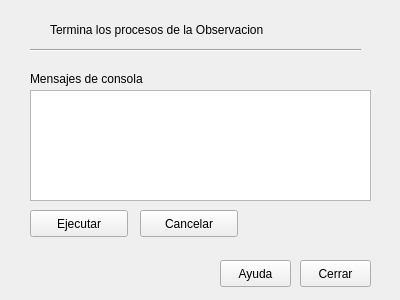
<?xml version="1.0" encoding="UTF-8"?>
<ui version="4.0">
 <class>SlayAll</class>
 <widget class="QWidget" name="SlayAll">
  <property name="geometry">
   <rect>
    <x>0</x>
    <y>0</y>
    <width>400</width>
    <height>300</height>
   </rect>
  </property>
  <property name="minimumSize">
   <size>
    <width>400</width>
    <height>300</height>
   </size>
  </property>
  <property name="windowTitle">
   <string>Form</string>
  </property>
  <widget class="QPushButton" name="pushButtonCancelar">
   <property name="geometry">
    <rect>
     <x>140</x>
     <y>210</y>
     <width>98</width>
     <height>27</height>
    </rect>
   </property>
   <property name="text">
    <string>Cancelar</string>
   </property>
  </widget>
  <widget class="QPushButton" name="pushButtonCerrar">
   <property name="geometry">
    <rect>
     <x>300</x>
     <y>260</y>
     <width>71</width>
     <height>27</height>
    </rect>
   </property>
   <property name="text">
    <string>Cerrar</string>
   </property>
  </widget>
  <widget class="Line" name="line">
   <property name="geometry">
    <rect>
     <x>30</x>
     <y>40</y>
     <width>331</width>
     <height>20</height>
    </rect>
   </property>
   <property name="orientation">
    <enum>Qt::Horizontal</enum>
   </property>
  </widget>
  <widget class="QTextEdit" name="textEdit">
   <property name="geometry">
    <rect>
     <x>30</x>
     <y>90</y>
     <width>341</width>
     <height>111</height>
    </rect>
   </property>
  </widget>
  <widget class="QLabel" name="label">
   <property name="geometry">
    <rect>
     <x>50</x>
     <y>19</y>
     <width>271</width>
     <height>21</height>
    </rect>
   </property>
   <property name="text">
    <string>Termina los procesos de la Observacion</string>
   </property>
  </widget>
  <widget class="QLabel" name="label_2">
   <property name="geometry">
    <rect>
     <x>330</x>
     <y>5</y>
     <width>31</width>
     <height>41</height>
    </rect>
   </property>
   <property name="text">
    <string/>
   </property>
   <property name="pixmap">
    <pixmap resource="../../resource.qrc">:/images/slayall.png</pixmap>
   </property>
  </widget>
  <widget class="QPushButton" name="pushButtonEjecutar">
   <property name="geometry">
    <rect>
     <x>30</x>
     <y>210</y>
     <width>98</width>
     <height>27</height>
    </rect>
   </property>
   <property name="text">
    <string>Ejecutar</string>
   </property>
  </widget>
  <widget class="QLabel" name="label_3">
   <property name="geometry">
    <rect>
     <x>30</x>
     <y>70</y>
     <width>141</width>
     <height>17</height>
    </rect>
   </property>
   <property name="text">
    <string>Mensajes de consola</string>
   </property>
  </widget>
  <widget class="QPushButton" name="pushButtonAyuda">
   <property name="geometry">
    <rect>
     <x>220</x>
     <y>260</y>
     <width>71</width>
     <height>27</height>
    </rect>
   </property>
   <property name="text">
    <string>Ayuda</string>
   </property>
  </widget>
 </widget>
 <resources>
  <include location="../../resource.qrc"/>
 </resources>
 <connections/>
</ui>
